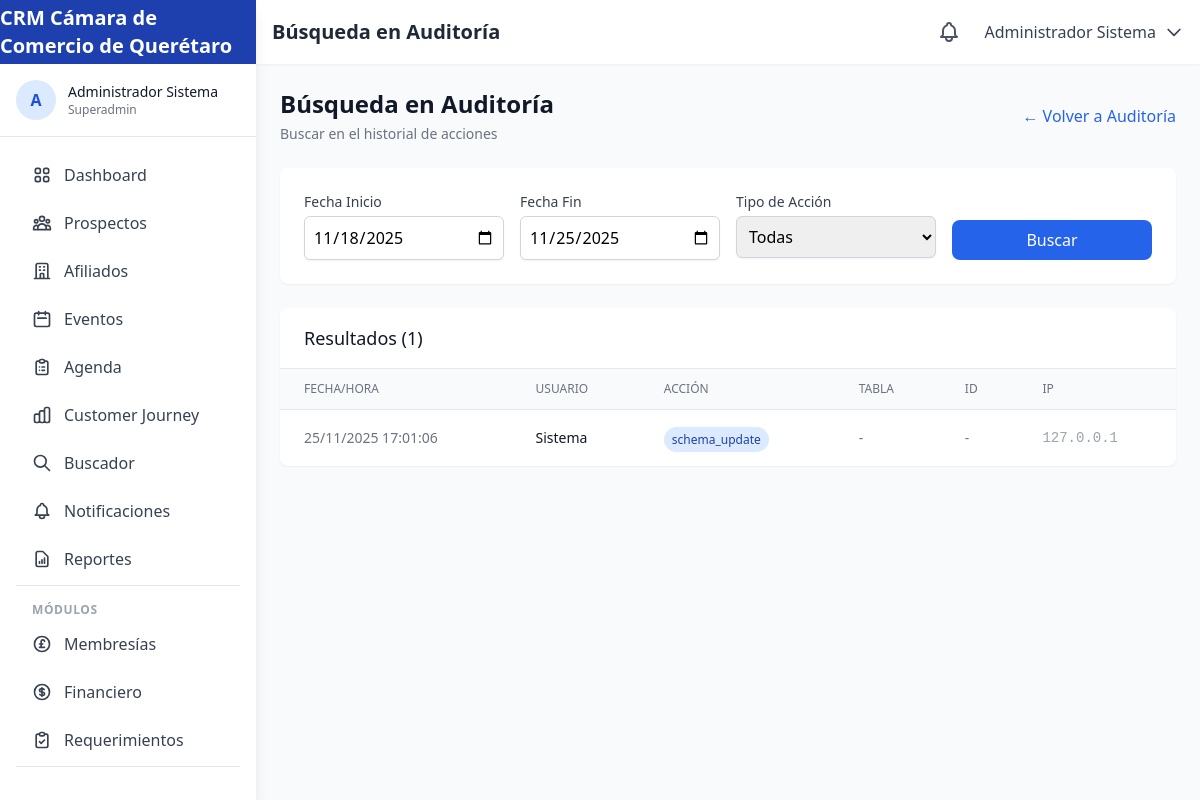
The page /auditoria/buscar (signed in) on the database its author committed.
### tables this page shows
CREATE TABLE IF NOT EXISTS `audit_log` (
    `id` INT UNSIGNED AUTO_INCREMENT PRIMARY KEY,
    `user_id` INT UNSIGNED,
    `action` VARCHAR(100) NOT NULL,
    `table_name` VARCHAR(100),
    `record_id` INT UNSIGNED,
    `old_values` JSON,
    `new_values` JSON,
    `ip_address` VARCHAR(45),
    `user_agent` TEXT,
    `created_at` TIMESTAMP DEFAULT CURRENT_TIMESTAMP,
    FOREIGN KEY (`user_id`) REFERENCES `users`(`id`) ON DELETE SET NULL,
    INDEX `idx_table_record` (`table_name`, `record_id`)
);

### app/views/audit/search.php (the view, shortened to what the rows shown need)
<div class="space-y-6">
    <div class="flex items-center justify-between">
        <div>
            <h2 class="text-2xl font-bold text-gray-900">Búsqueda en Auditoría</h2>
        </div>
    </div>
    <?php if (!empty($logs)): ?>
    <div class="bg-white rounded-lg shadow-sm overflow-hidden">
        <div class="overflow-x-auto">
            <table class="min-w-full divide-y divide-gray-200">
                <thead class="bg-gray-50">
                    <tr>
                        <th class="px-6 py-3 text-left text-xs font-medium text-gray-500 uppercase">Fecha/Hora</th>
                        <th class="px-6 py-3 text-left text-xs font-medium text-gray-500 uppercase">Usuario</th>
                        <th class="px-6 py-3 text-left text-xs font-medium text-gray-500 uppercase">Acción</th>
                        <th class="px-6 py-3 text-left text-xs font-medium text-gray-500 uppercase">Tabla</th>
                        <th class="px-6 py-3 text-left text-xs font-medium text-gray-500 uppercase">ID</th>
                        <th class="px-6 py-3 text-left text-xs font-medium text-gray-500 uppercase">IP</th>
                    </tr>
                </thead>
                <tbody class="divide-y divide-gray-200">
                    <?php foreach ($logs as $log): ?>
                    <tr class="hover:bg-gray-50">
                        <td class="px-6 py-4 whitespace-nowrap text-sm text-gray-500">
                            <?php echo date('d/m/Y H:i:s', strtotime($log['created_at'])); ?>
                        </td>
                        <td class="px-6 py-4 whitespace-nowrap text-sm text-gray-900">
                            <?php echo htmlspecialchars($log['user_name'] ?? 'Sistema'); ?>
                        </td>
                        <td class="px-6 py-4 whitespace-nowrap">
                            <span class="px-2 py-1 text-xs rounded-full bg-blue-100 text-blue-800">
                                <?php echo htmlspecialchars($log['action']); ?>
                            </span>
                        </td>
                        <td class="px-6 py-4 whitespace-nowrap text-sm text-gray-500">
                            <?php echo htmlspecialchars($log['table_name'] ?? '-'); ?>
                        </td>
                        <td class="px-6 py-4 whitespace-nowrap text-sm text-gray-500">
                            <?php echo $log['record_id'] ?? '-'; ?>
                        </td>
                        <td class="px-6 py-4 whitespace-nowrap text-sm text-gray-400 font-mono">
                            <?php echo htmlspecialchars($log['ip_address'] ?? '-'); ?>
                        </td>
                    </tr>
                    <?php endforeach; ?>
                </tbody>
            </table>
        </div>
    </div>
    <?php else: ?>
    <div class="bg-white rounded-lg shadow-sm p-6 text-center text-gray-500">
        No se encontraron registros con los criterios seleccionados.
    </div>
    <?php endif; ?>
</div>

### rows shown on the page
audit_log: created_at "25/11/2025 17:01:06", user_name "Sistema", action "schema_update", table_name "-", record "-", ip_address "127.0.0.1"

### other values the page prints
$siteName "CRM Cámara de Comercio de Querétaro"
mb_substr($_SESSION['user_name'] ?? 'U', 0, 1, 'UTF-8') "A"
$_SESSION['user_name'] "Administrador Sistema"
$_SESSION['user_role'] "Superadmin"
$pageTitle "Búsqueda en Auditoría"
count($logs) "1"
